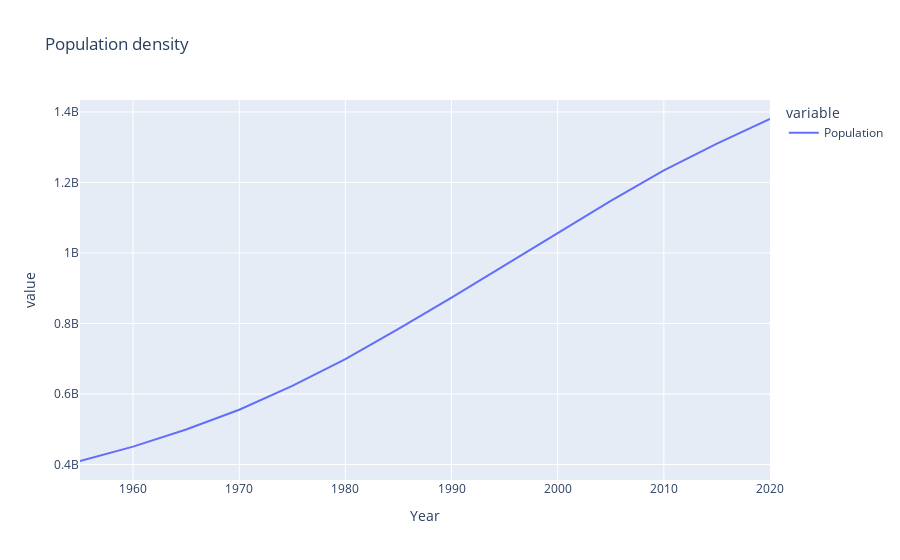

Write notebook code for a chart like this one.
### Code cell
px.line(fr3,
x='Year',
y=['Population'],
title='Population density')

### Figure 1 — Plotly figure (JSON) as saved in the notebook; plotly's stock layout.template omitted (floating-point values rounded to 4 significant figures)
{"data": [{"hovertemplate": "variable=Population<br>Year=%{x}<br>value=%{y}<extra></extra>", "legendgroup": "Population", "line": {"color": "#636efa", "dash": "solid"}, "marker": {"symbol": "circle"}, "mode": "lines", "name": "Population", "orientation": "v", "showlegend": true, "x": [2020, 2019, 2018, 2017, 2016, 2015, 2010, 2005, 2000, 1995, 1990, 1985, 1980, 1975, 1970, 1965, 1960, 1955], "xaxis": "x", "y": [1380004385, 1366417754, 1352642280, 1338676785, 1324517249, 1310152403, 1234281170, 1147609927, 1056575549, 963922588, 873277798, 784360008, 698952844, 623102897, 555189792, 499123324, 450547679, 409880595], "yaxis": "y", "type": "scatter"}], "layout": {"xaxis": {"anchor": "y", "domain": [0.0, 1.0], "title": {"text": "Year"}}, "yaxis": {"anchor": "x", "domain": [0.0, 1.0], "title": {"text": "value"}}, "legend": {"title": {"text": "variable"}, "tracegroupgap": 0}, "title": {"text": "Population density"}}}
